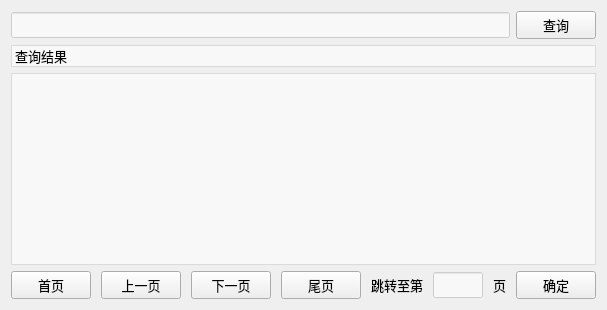
      <widget class="QWidget" name="pageSearchUser">
       <layout class="QVBoxLayout" name="verticalLayout_2">
        <item>
         <layout class="QHBoxLayout" name="horizontalLayout_7">
          <item>
           <widget class="QLineEdit" name="searchUserEdit_2">
            <property name="font">
             <font>
              <family>微软雅黑</family>
              <pointsize>10</pointsize>
             </font>
            </property>
            <property name="styleSheet">
             <string notr="true">background-color: rgba(255, 255, 255, 150);</string>
            </property>
           </widget>
          </item>
          <item>
           <widget class="QPushButton" name="searchUserBtn_2">
            <property name="font">
             <font>
              <family>微软雅黑</family>
              <pointsize>10</pointsize>
             </font>
            </property>
            <property name="text">
             <string>查询</string>
            </property>
           </widget>
          </item>
         </layout>
        </item>
        <item>
         <widget class="QLabel" name="label_26">
          <property name="font">
           <font>
            <family>微软雅黑</family>
            <pointsize>10</pointsize>
           </font>
          </property>
          <property name="styleSheet">
           <string notr="true">background-color: rgba(255, 255, 255, 150);</string>
          </property>
          <property name="frameShape">
           <enum>QFrame::StyledPanel</enum>
          </property>
          <property name="frameShadow">
           <enum>QFrame::Raised</enum>
          </property>
          <property name="text">
           <string>查询结果</string>
          </property>
         </widget>
        </item>
        <item>
         <widget class="QTableWidget" name="userTbl">
          <property name="font">
           <font>
            <family>微软雅黑</family>
            <pointsize>10</pointsize>
           </font>
          </property>
          <property name="styleSheet">
           <string notr="true">background-color: rgba(255, 255, 255, 150);</string>
          </property>
         </widget>
        </item>
        <item>
         <layout class="QHBoxLayout" name="horizontalLayout_8">
          <property name="spacing">
           <number>10</number>
          </property>
          <item>
           <widget class="QPushButton" name="userFirstBtn">
            <property name="font">
             <font>
              <family>微软雅黑</family>
              <pointsize>10</pointsize>
             </font>
            </property>
            <property name="text">
             <string>首页</string>
            </property>
           </widget>
          </item>
          <item>
           <widget class="QPushButton" name="userPreBtn">
            <property name="font">
             <font>
              <family>微软雅黑</family>
              <pointsize>10</pointsize>
             </font>
            </property>
            <property name="text">
             <string>上一页</string>
            </property>
           </widget>
          </item>
          <item>
           <widget class="QPushButton" name="userNextBtn">
            <property name="font">
             <font>
              <family>微软雅黑</family>
              <pointsize>10</pointsize>
             </font>
            </property>
            <property name="text">
             <string>下一页</string>
            </property>
           </widget>
          </item>
          <item>
           <widget class="QPushButton" name="userLastBtn">
            <property name="font">
             <font>
              <family>微软雅黑</family>
              <pointsize>10</pointsize>
             </font>
            </property>
            <property name="text">
             <string>尾页</string>
            </property>
           </widget>
          </item>
          <item>
           <layout class="QHBoxLayout" name="horizontalLayout_9">
            <item>
             <widget class="QLabel" name="label_20">
              <property name="font">
               <font>
                <family>微软雅黑</family>
                <pointsize>10</pointsize>
               </font>
              </property>
              <property name="styleSheet">
               <string notr="true">background-color: rgba(255, 255, 255, 0);</string>
              </property>
              <property name="frameShape">
               <enum>QFrame::NoFrame</enum>
              </property>
              <property name="frameShadow">
               <enum>QFrame::Plain</enum>
              </property>
              <property name="text">
               <string>跳转至第</string>
              </property>
              <property name="alignment">
               <set>Qt::AlignCenter</set>
              </property>
             </widget>
            </item>
            <item>
             <widget class="QLineEdit" name="paperJumpEdit_3">
              <property name="maximumSize">
               <size>
                <width>50</width>
                <height>16777215</height>
               </size>
              </property>
              <property name="font">
               <font>
                <family>微软雅黑</family>
                <pointsize>10</pointsize>
               </font>
              </property>
              <property name="styleSheet">
               <string notr="true">background-color: rgba(255, 255, 255, 150);</string>
              </property>
             </widget>
            </item>
            <item>
             <widget class="QLabel" name="label_25">
              <property name="font">
               <font>
                <family>微软雅黑</family>
                <pointsize>10</pointsize>
               </font>
              </property>
              <property name="styleSheet">
               <string notr="true">background-color: rgba(255, 255, 255, 0);</string>
              </property>
              <property name="frameShape">
               <enum>QFrame::NoFrame</enum>
              </property>
              <property name="frameShadow">
               <enum>QFrame::Plain</enum>
              </property>
              <property name="text">
               <string>页</string>
              </property>
              <property name="alignment">
               <set>Qt::AlignCenter</set>
              </property>
             </widget>
            </item>
           </layout>
          </item>
          <item>
           <widget class="QPushButton" name="userConfirmBtn">
            <property name="font">
             <font>
              <family>微软雅黑</family>
              <pointsize>10</pointsize>
             </font>
            </property>
            <property name="text">
             <string>确定</string>
            </property>
           </widget>
          </item>
         </layout>
        </item>
       </layout>
      </widget>
